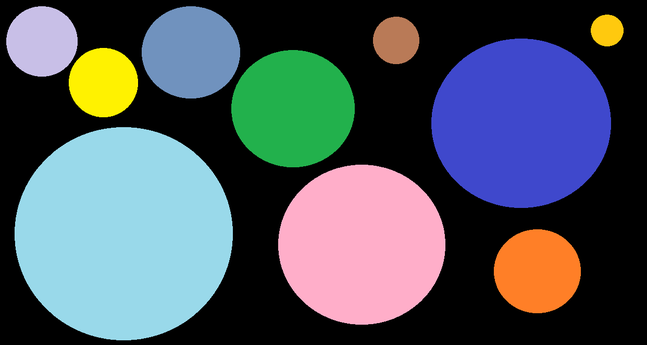
#> input picture CV04/shapes_sizes.png, 647 x 345 px, shrunk from 1242 x 662 before the run, found by its file name
$ python 3_contours_sort_size.py
#> lines starting #> are read from the running program, lines starting #| are printed output that depends on the picture; after the words box and inside, x2 and y2 are one past the last pixel; in counts of white or black regions, pixels touching at a corner belong together
"""
Ordering contours based on the size
    영상 이진화를 보통은 Otsu 알고리즘을 사용했는데
    이 알고리즘으로는 일부 영상은 객체 검출이 않되어서 Sauvola's 이진화 알고리즘을
    사용할 수 있도록 했습니다. 대략. 10여초~30여초 소요됩니다.
    'shapes_sizes.png' 영상은 푸른색 객체가 검출되지 않아 Sauvola 알고리즘응 사용했습니다.
"""

# Import required packages:
import cv2
from matplotlib import pyplot as plt
import numpy as np

# ----------------------------------------------------------------------------------------
# 파이썬 sorting 연습
# 파이썬 내장 함수: sorted()
# 리스트의 메서드: sort()
# ----------------------------------------------------------------------------------------

"""
a = [6, 1, 7, 4, 5]
print('a=', a)
b = sorted(a)
print('b=', b)
b2 = sorted(a, reverse=True)
print('b2=', b2)
a.sort(reverse=True)    # 리스트만 사용가능
print('a=', a)

# sorted() 함수는 사전형 자료에도 적용 가능하다.
c = {'a': 123, 'vf': 89, 'v': 638, '1': 45, 'B': 'B'}
#c = {1: 'X', 5: 'C', 3: 'Q', 9: 'E', 4: 'A'}
print('\nc=', c)
cc = sorted(c)  # key를 바탕으로 소팅한다.
print('c=', cc)
print('3rd value=', c[cc[2]])
"""

"""
# 본 메인 예제의 함수, sort_contours_size(contours)에서 사용한 기법
#   여러 개의 자료를 묶어서 그중 한 자료를 중심으로 소팅할 때...
#   함수에서 활용 예: (cnts_sizes, cnts) = zip(*sorted(zip(cnts_sizes, contours)))
#       이 루틴은 (cnts_sizes, cnts) 자료를 cnts_sizes 중심으로 소팅하여 반환한다.
#
# 간단한 사례로 치환하여 해석해 본다.
# 자료 a, b가 각 순서대로 쌍으로 의미를 갖는다고 하자.
a = [2, 1, 9, 8, 3]
b = ['two', 'one', 'nine', 'eight', 'three']

# 이를 zip으로 묶어 소팅한다.
c = sorted(zip(a, b))   # zip은 a, b의 원소를 각각 1개로 묶어 5개의 tuple로 구성된 iterable 객체를 만든다.
print(f'type({type(c)}): c=', c)        # b는 a 자료의 순서에 따라 소팅된다.

print('*c=', *c)    # 리스트 배열내의 자료를 접근한다.
d, e = zip(*c)
print('d=', d)
print('e=', e)
exit(0)
"""


def get_position_to_draw(text, point, font_face, font_scale, thickness):
    """Gives the coordinates to draw centered"""

    text_size = cv2.getTextSize(text, font_face, font_scale, thickness)[0]
    text_x = point[0] - text_size[0] / 2
    text_y = point[1] + text_size[1] / 2
    return round(text_x), round(text_y)


# 입력되는 contours를 전달받아 면적을 계산하여 면적의 크기순으로 소팅된
# cnt_sizes(면적 리스트)와 면적 크기로 재배열된 cnts를 반환한다.

def sort_contours_size(contours):
    # cnts_sizes는 면적으로 이루어진 list. 아직 소팅은 안됨.
    cnts_sizes = [cv2.contourArea(contour) for contour in contours]
    # (면적, 컨투어들) 자료를 cnts_sizes 중심으로 소팅하여 반환한다.         => 소스 상단의 파이썬 연습 참조
    (cnts_sizes, cnts) = zip(*sorted(zip(cnts_sizes, contours)))
    return cnts_sizes, cnts


def show_img_with_matplotlib(color_img, title, pos):
    """Shows an image using matplotlib capabilities"""

    # Convert BGR image to RGB
    img_RGB = color_img[:, :, ::-1]

    ax = plt.subplot(2, 1, pos)
    plt.imshow(img_RGB)
    plt.title(title)
    plt.axis('off')

# Sauvola's 이진화 알고리즘 - 대략. 10여초~30여초 소요됩니다.
def sauvola_threshold(img, window_size=15, k=0.2, R=128):
    # Convert image to grayscale if it's not already
    if len(img.shape) == 3:
        img = cv2.cvtColor(img, cv2.COLOR_BGR2GRAY)

    # Get image dimensions
    rows, cols = img.shape

    # Initialize output image
    dst = np.zeros_like(img)

    # Pad image
    pad = window_size // 2
    padded_img = cv2.copyMakeBorder(img, pad, pad, pad, pad, cv2.BORDER_CONSTANT, value=255)

    # Apply Sauvola thresholding
    for i in range(pad, rows + pad):
        for j in range(pad, cols + pad):
            # Calculate local mean
            local_mean = np.mean(padded_img[i - pad:i + pad + 1, j - pad:j + pad + 1])

            # Calculate local standard deviation
            local_std = np.std(padded_img[i - pad:i + pad + 1, j - pad:j + pad + 1])

            # Calculate threshold
            threshold = local_mean * (1 + k * ((local_std / R) - 1))

            # Apply threshold
            if padded_img[i, j] > threshold:
                dst[i - pad, j - pad] = 255
            else:
                dst[i - pad, j - pad] = 0

    return dst


#Path = '../Images/'               # 현재 상위 폴더의 상위 폴더 아래에 있는 Images 폴더.
#Path = 'd:/work/StudyImages/Images/'
#Path = ''
Path = '../../data/'
# [6 lines of commented-out code are left out]

Name = 'CONTOUR_TEST_ORG.jpg'       # 바깥 테두리가 검은 색
#Name = 'bullseye.jpg'
Name = 'rects.png'
#Name = 'shapes_r.png'
#Name = 'circles.jpg'
Name = '10.jpg'
#Name = 'drawing10.png'
#Name = 'drawing2.png'
#Name = '4regions.png'
Name = 'drawing1.png'
#Name = '3regions.png'
Name = 'shapes_sizes.png'   # otsu 알고리즘으로는 푸른 원 객체 하나를 배경으로 간주한다.


# Load the image and convert it to grayscale:
# image = build_sample_image_2()
FullName = Path + Name
image = cv2.imread(FullName)
#> image is the input picture: shape (345, 647, 3); mean B, G, R 94.9, 85.8, 77.9
assert image is not None, "Failed to load image file:"
gray_image = cv2.cvtColor(image, cv2.COLOR_BGR2GRAY)
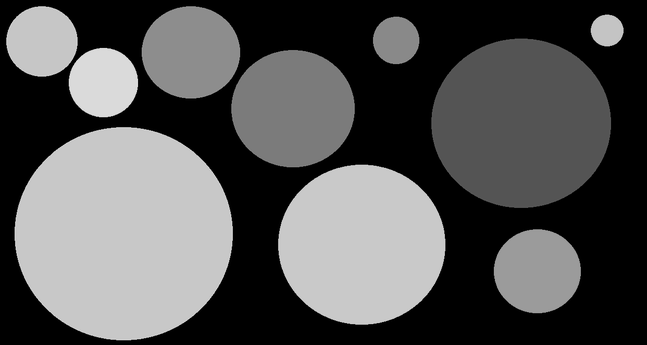
#> gray_image: shape (345, 647); min 0, max 226, mean 84.4

# Create the dimensions of the figure and set title:
fig = plt.figure(figsize=(9, 9))
plt.suptitle("Sort contours by size", fontsize=14, fontweight='bold')
fig.patch.set_facecolor('silver')

# Plot the image:
show_img_with_matplotlib(image, "image", 1)

# Apply cv2.threshold() to get a binary image
ret, thresh = cv2.threshold(gray_image, 50, 255, cv2.THRESH_BINARY)     # 단순한 트레숄링에 제격.
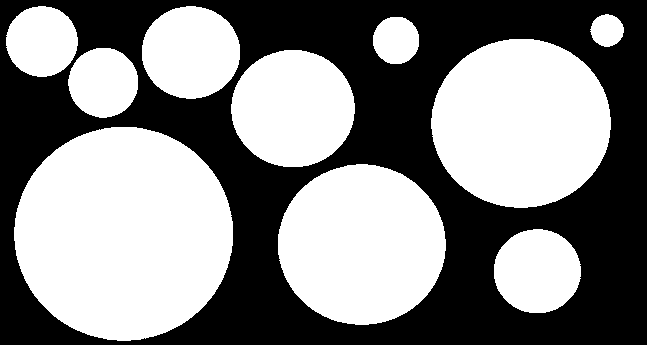
#> thresh: shape (345, 647); 52.2% white; 1 black region
#thresh = sauvola_threshold(gray_image)  # 시간이 올래 걸리니 주의하세요. 광범위한 경우의 트레숄딩에 대처 가능.
#otsu_thr, thresh = cv2.threshold(gray_image,  # otsu_thr = 연산된 임계치. , otsu_mask = 바이너리 영상
#                                    -1,     # 원래 임계값을 지정하는 것인데  오츠는 자동 연산하기 때문에 활용되지 않는다.
#                                    255,    # 임계값 보다 클 경우 배정될 값. 나머지는 0이된다.
#                                    cv2.THRESH_BINARY | cv2.THRESH_OTSU)

# Find contours using the thresholded image:
# Note: cv2.findContours() has been changed to return only the contours and the hierarchy
contours, hierarchy = cv2.findContours(thresh, cv2.RETR_EXTERNAL, cv2.CHAIN_APPROX_NONE)
#> contours = 10 contours; largest, box (x1, y1, x2, y2) and area: (14, 127, 233, 341) 36422, (431, 39, 611, 208) 23608, (278, 164, 446, 325) 20896, (231, 50, 355, 167) 11226, (142, 6, 240, 99) 7030

cv2.imshow('bin', thresh)
cv2.waitKey(0)

# Show the number of detected contours:
print("detected contours: '{}' ".format(len(contours)))
#| detected contours: '10'

# Sort the contours based on the size:
(contour_sizes, contours) = sort_contours_size(contours)
#> in sort_contours_size, `cnts_sizes = [cv2.contourArea(contour) for contour in contours]`: cnts_sizes = [5640.5, 20895.5, 36422.5, 11226, 3734.5, 23608.5, 1668.5, 795, 7029.5, 3886.5]
#> in sort_contours_size, `(cnts_sizes, cnts) = zip(*sorted(zip(cnts_sizes, contours)))`: cnts_sizes = (795, 1668.5, 3734.5, 3886.5, 5640.5, 7029.5, 11226, 20895.5, 23608.5, 36422.5); cnts has the same summary as contours outside sort_contours_size
#> contour_sizes has the same summary as cnts_sizes in sort_contours_size

for i, (size, contour) in enumerate(zip(contour_sizes, contours)):
    # Compute the moment of contour:
    M = cv2.moments(contour)

    # The center or centroid can be calculated as follows:
    cX = int(M['m10'] / M['m00'])
    cY = int(M['m01'] / M['m00'])

    # Get the position to draw:
    (x, y) = get_position_to_draw(str(i + 1), (cX, cY), cv2.FONT_HERSHEY_SIMPLEX, 2, 5)

    # Write the ordering of the shape on the center of shapes
    cv2.putText(image, str(i + 1), (x, y), cv2.FONT_HERSHEY_SIMPLEX, 2, (255, 255, 255), 5)
#> this loop made 10 passes
#> (size, cX, cY, text_size in get_position_to_draw, text_x in get_position_to_draw, text_y in get_position_to_draw, x, y) on passes 1 to 10: (795, 606, 30, (45, 45), 583.5, 52.5, 584, 52), (1668.5, 395, 39, (45, 45), 372.5, 61.5, 372, 62), (3734.5, 102, 82, (45, 45), 79.5, 104.5, 80, 104), (3886.5, 41, 40, (45, 45), 18.5, 62.5, 18, 62), (5640.5, 536, 270, (45, 45), 513.5, 292.5, 514, 292), (7029.5, 190, 51, (45, 45), 167.5, 73.5, 168, 74), (11226, 292, 108, (45, 45), 269.5, 130.5, 270, 130), (20895.5, 361, 244, (45, 45), 338.5, 266.5, 338, 266), (23608.5, 520, 122, (45, 45), 497.5, 144.5, 498, 144), (36422.5, 123, 233, (85, 45), 80.5, 255.5, 80, 256)
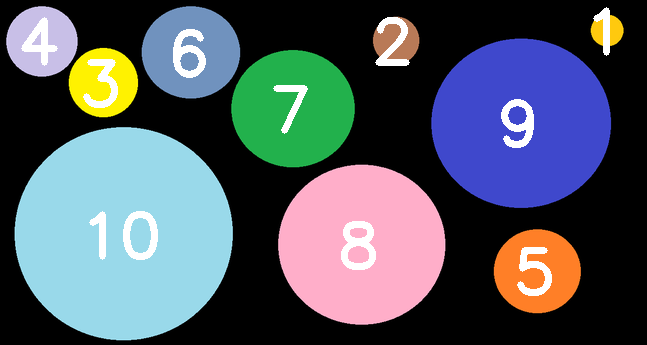
#> image: shape (345, 647, 3); 3.48% of pixels changed, all inside (x1, y1, x2, y2) = (21, 7, 610, 296)

# Plot the image
show_img_with_matplotlib(image, "result", 2)

# Show the Figure:
plt.show()
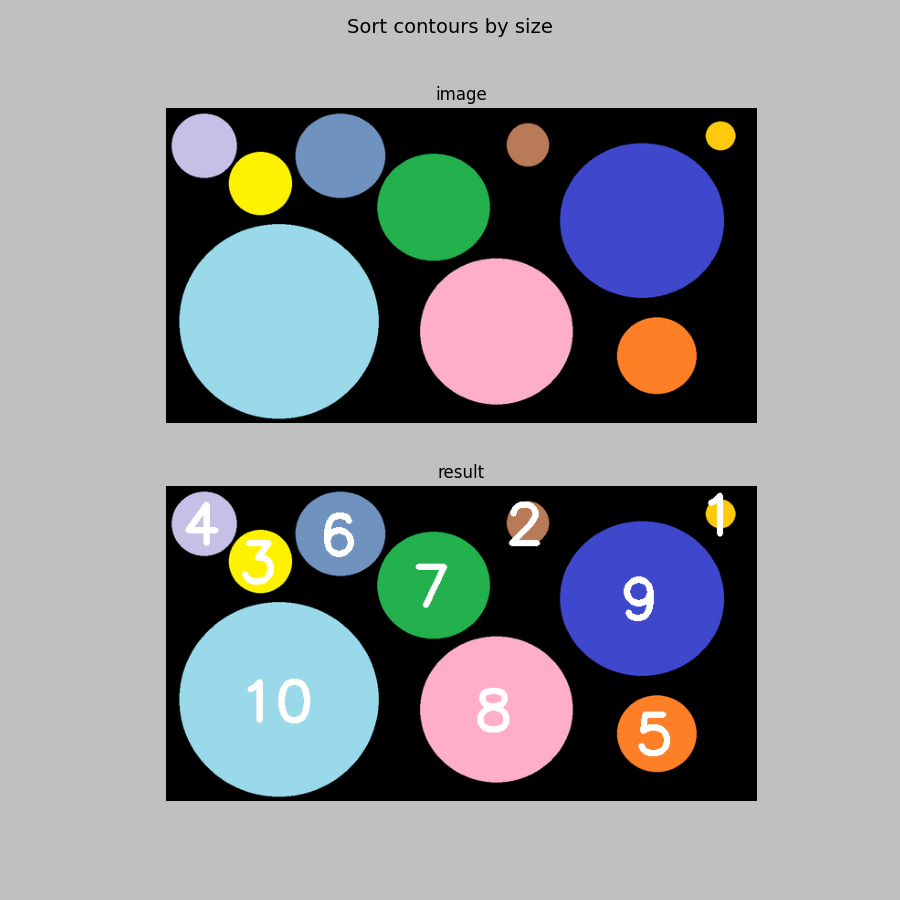
#> figure drawn by matplotlib, 2 panels

$ run again, with CV04/shapes_r.png copied over CV04/shapes_sizes.png
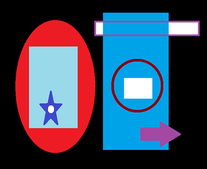
#> input picture CV04/shapes_r.png, 207 x 169 px, shrunk from 398 x 324 before the run, found by its file name
#> image is the input picture: shape (169, 207, 3); mean B, G, R 91.8, 70.5, 60.3
#> `ret, thresh = cv2.threshold(gray_image, 50, 255, cv2.THRESH_BINARY)`:
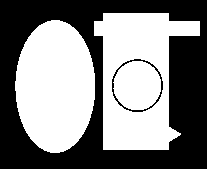
#> thresh: shape (169, 207); 50.9% white; 2 black regions
#> contours = 2 contours; box (x1, y1, x2, y2) and area: (94, 13, 200, 150) 9498, (15, 20, 95, 153) 8189
#| detected contours: '2'
#> in sort_contours_size, `cnts_sizes = [cv2.contourArea(contour) for contour in contours]`: cnts_sizes = [8189, 9498.5]
#> in sort_contours_size, `(cnts_sizes, cnts) = zip(*sorted(zip(cnts_sizes, contours)))`: cnts_sizes = (8189, 9498.5); cnts has the same summary as contours outside sort_contours_size
#> the loop `for i, (size, contour) in enumerate(zip(contour_sizes, contours)):` made 2 passes
#> (size, cX, cY, text_size in get_position_to_draw, text_x in get_position_to_draw, text_y in get_position_to_draw, x, y) on passes 1 to 2: (8189, 54, 86, (45, 45), 31.5, 108.5, 32, 108), (9498.5, 137, 78, (45, 45), 114.5, 100.5, 114, 100)
#> `plt.show()`:
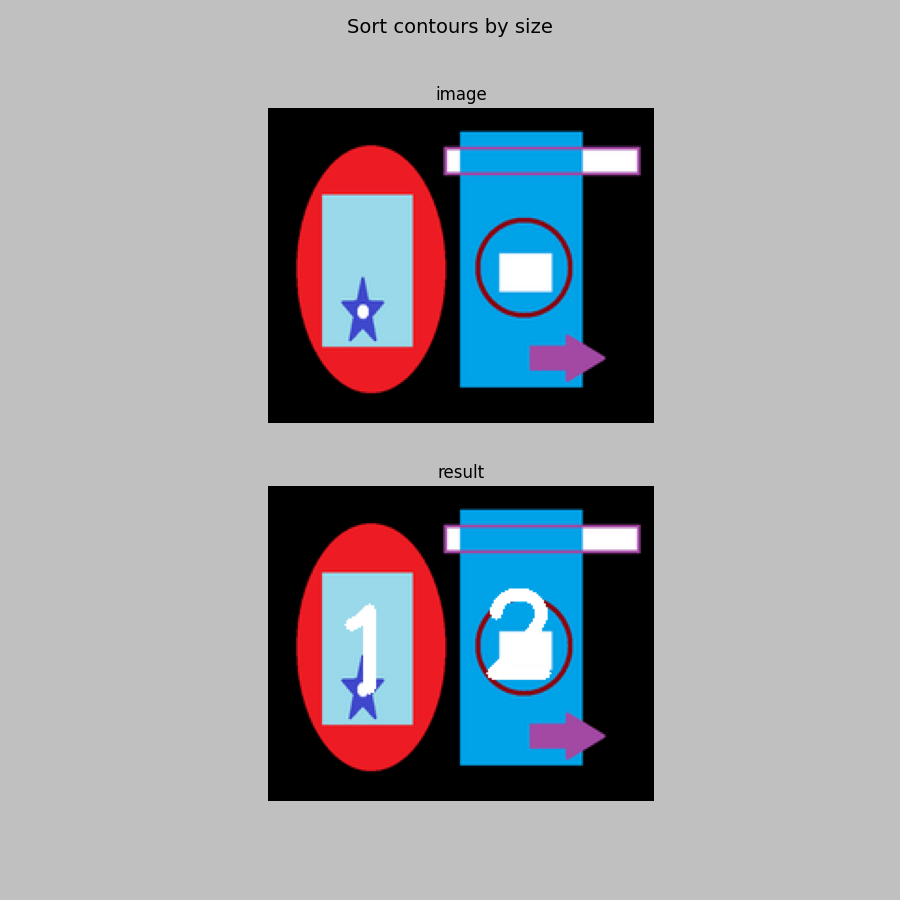
#> figure drawn by matplotlib, 2 panels
